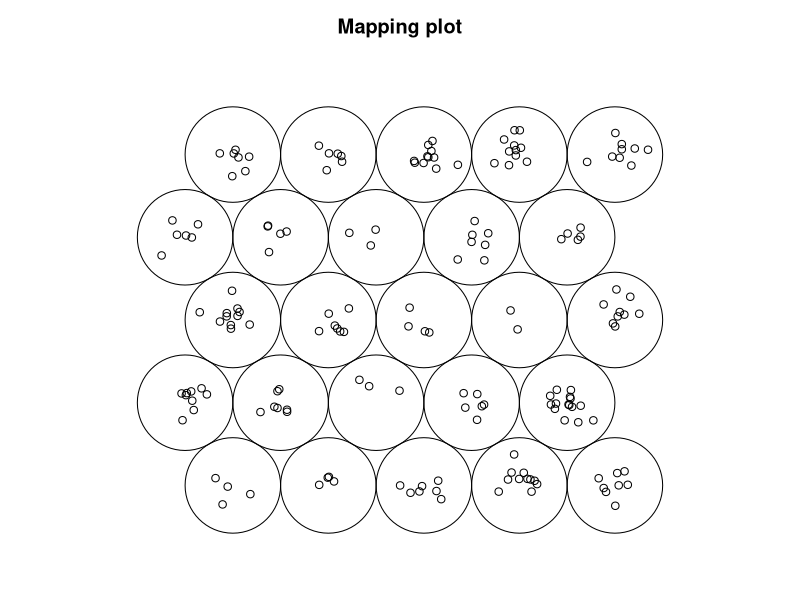
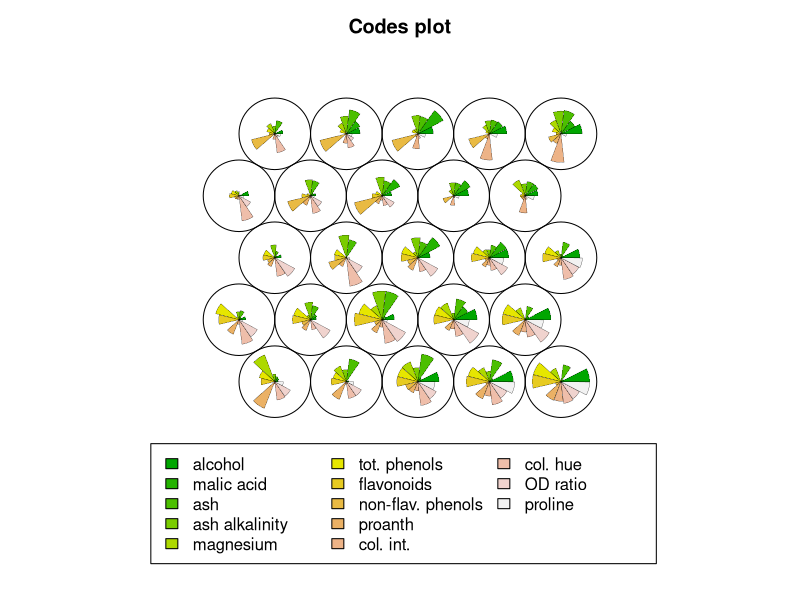
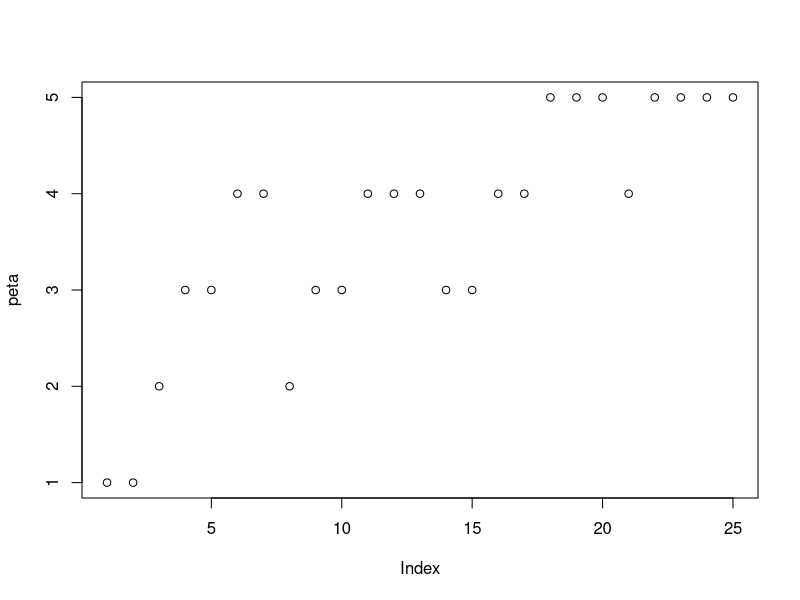
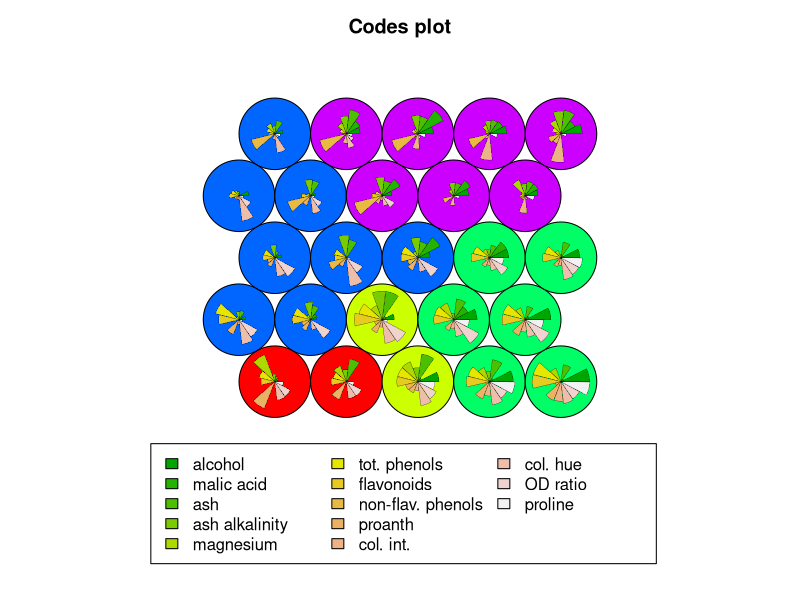

The R script that drew these images, in order:
## ---- chunk 1
knitr::opts_chunk$set(echo = TRUE)
## ---- chunk 2

library(class)
library(MASS)
library(kohonen)
## ---- chunk 3
data("wines")
View(wines)
## ---- chunk 4
scale(wines)
head(scale(wines))
## ---- chunk 5
dim(wines)
## ---- chunk 6
str(wines)
## ---- chunk 7
grid <- somgrid(xdim=5 , ydim=5 , topo = "hexagonal")
## ---- chunk 8
som.wines<-som(scale(wines), grid=somgrid(xdim=5, ydim=5, topo="hexagonal"))
## ---- chunk 9
str(som.wines)
## ---- chunk 10
plot(som.wines, type="mapping")
## ---- chunk 11
som.wines$grid$pts
## ---- chunk 12
som.wines$unit.classif
## ---- chunk 13
plot(som.wines)
## ---- chunk 14
som.wines$codes[[1]]
## ---- chunk 15
dist(som.wines$codes[[1]])
hclust(dist(som.wines$codes[[1]]))
## ---- chunk 16
peta <- cutree(hclust(dist(som.wines$codes[[1]])),5)
plot(peta)
plot(som.wines,type="codes",bgcol=rainbow(5)[peta])
